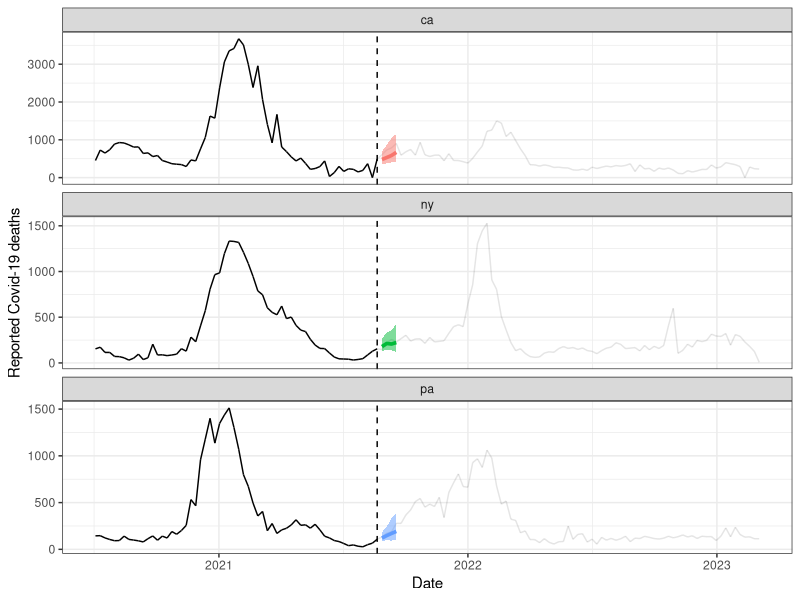

This chart was generated by the following R code:
## ---- chunk 1
knitr::opts_chunk$set(cache = TRUE, autodep = TRUE, cache.comments = TRUE)
## ---- chunk 2
library(tidyverse)

cases_deaths = read.csv("cases_deaths.csv")
forecasts = read.csv("forecasts.csv")
cases_deaths = cases_deaths |> mutate(date = as.Date(date))
forecasts = forecasts |> mutate(target_date = as.Date(target_date))

fc_date = as.Date("2021-08-21")
states = c("ca", "ny", "pa")

ggplot() +
  geom_line(
    data = cases_deaths |> filter(geo_value %in% states) |>
      mutate(alpha = ifelse(date <= fc_date-7, 1, 0.8)), # account for plotting
    # quirk here: line color for a segment assigned to the point on the left
    aes(x = date, y = deaths, alpha = alpha)) + 
  geom_vline(xintercept = fc_date, linetype = 2) +
  geom_ribbon(
    data = forecasts |> filter(geo_value %in% states) |>
      mutate(forecast_date = target_date - ahead * 7) |>
      filter(forecast_date == fc_date), 
    aes(x = target_date, ymin = forecast_0.1, ymax = forecast_0.9,
        fill = geo_value), alpha = 0.5) +
  geom_line(
    data = forecasts |> filter(geo_value %in% states) |>
      mutate(forecast_date = target_date - ahead * 7) |>
      filter(forecast_date == fc_date), 
    aes(x = target_date, y = forecast_0.5, color = geo_value), 
    linewidth = 1.25) +
  facet_wrap(vars(geo_value), scales = "free_y", ncol = 1) +
  labs(x = "Date", y = "Reported Covid-19 deaths") + 
  theme_bw() + theme(legend.position = "none")
## ---- chunk 3
# CODE GOES HERE
## ---- chunk 4
# CODE GOES HERE
## ---- chunk 5
# CODE GOES HERE
## ---- chunk 6
# CODE GOES HERE
## ---- chunk 7
# CODE GOES HERE
## ---- chunk 8
# CODE GOES HERE
## ---- chunk 9
# CODE GOES HERE
## ---- chunk 10
# CODE GOES HERE
## ---- chunk 11
# CODE GOES HERE
## ---- chunk 12
# CODE GOES HERE
## ---- chunk 13
# CODE GOES HERE
## ---- chunk 14
# CODE GOES HERE
## ---- chunk 15
# CODE GOES HERE
## ---- chunk 16
# CODE GOES HERE
